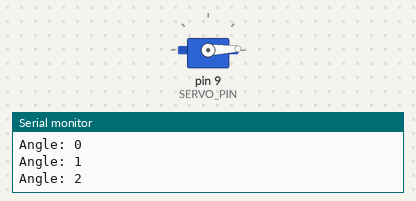
Simulated run of this program. Board: Arduino Mega 2560, built with avr-gcc and run on an emulated ATmega2560. Shown: servo, the last lines printed to the serial monitor.

Above: at 1.05 s.
At 2.55 s:
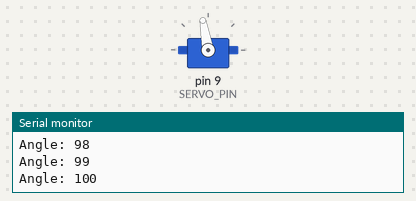
At 4.1 s:
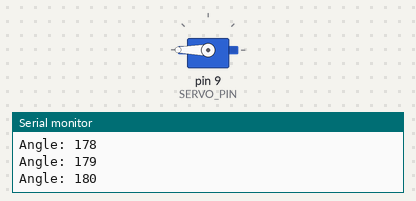
At 7.2 s:
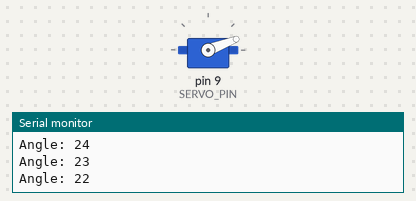
Timing chart, 0 to 10.8 s (numbered marks = the images above):
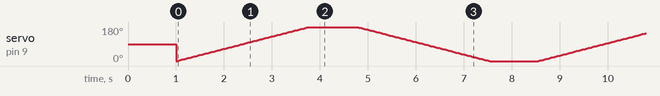

The program:

main.cpp
```cpp
// Import the necessary libraries for the Arduino framework
#include <Arduino.h>
// Import the Servo library for controlling the servo motor
#include <Servo.h>

// Define the pin for the servo motor
#define SERVO_PIN 9

// Create a Servo object to control the servo motor
Servo servo;

void setup() {
  // Initialize the serial communication at 9600 baud rate for debug output
  Serial.begin(9600);
  // Initialize the servo motor
  servo.attach(SERVO_PIN); // Attach the servo to the defined pin
  // Wait for 1 second to ensure the servo is initialized
  delay(1000);
  Serial.println("Servo sweep started");
}

void loop() {
  // Sweep the servo from 0 to 180 degrees
  for (int angle = 0; angle <= 180; angle++) {
    // Set the servo angle
    servo.write(angle); // Write the angle to the servo
    // Wait for 15 milliseconds to allow the servo to move to the new position
    delay(15);
    // Print the current angle to the serial monitor for verification
    Serial.print("Angle: ");
    Serial.println(angle);
  }
  // Wait for 1 second before sweeping the servo back to 0 degrees
  delay(1000);
  // Sweep the servo from 180 to 0 degrees
  for (int angle = 180; angle >= 0; angle--) {
    // Set the servo angle
    servo.write(angle); // Write the angle to the servo
    // Wait for 15 milliseconds to allow the servo to move to the new position
    delay(15);
    // Print the current angle to the serial monitor for verification
    Serial.print("Angle: ");
    Serial.println(angle);
  }
  // Wait for 1 second before repeating the servo sweep
  delay(1000);
}
```
